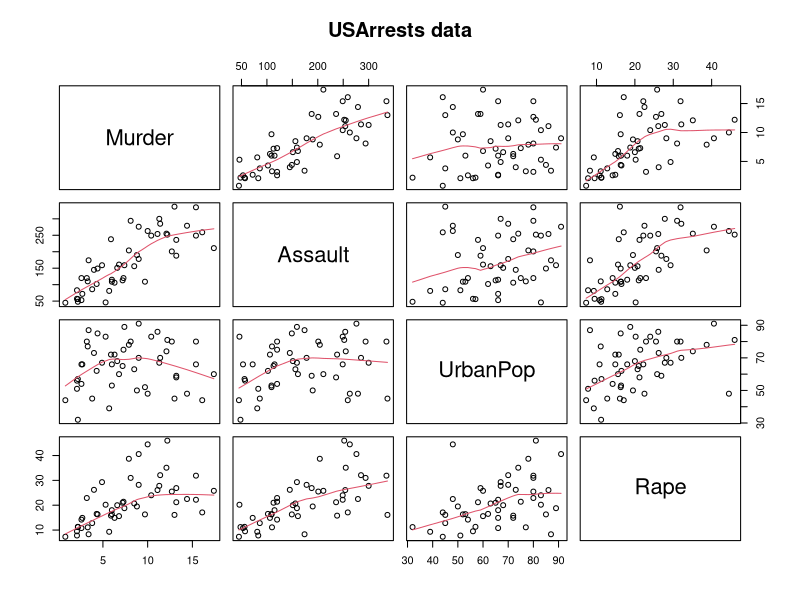
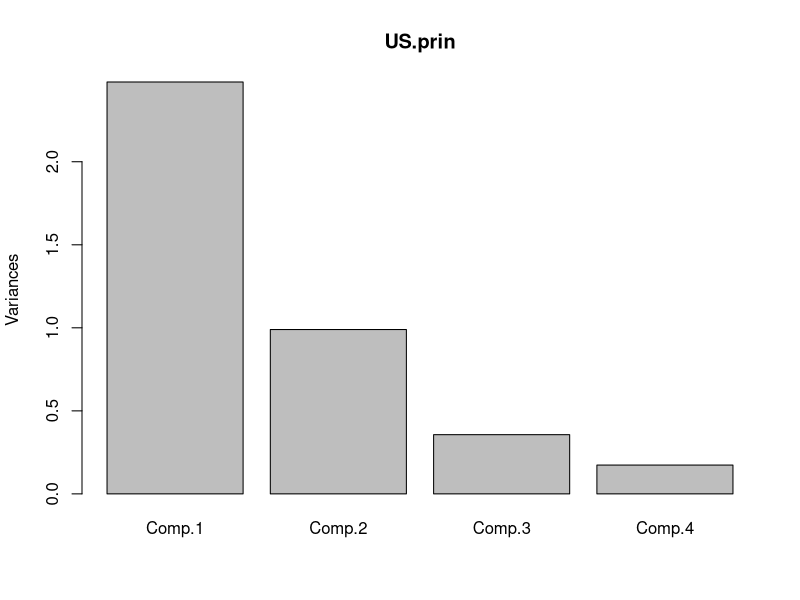
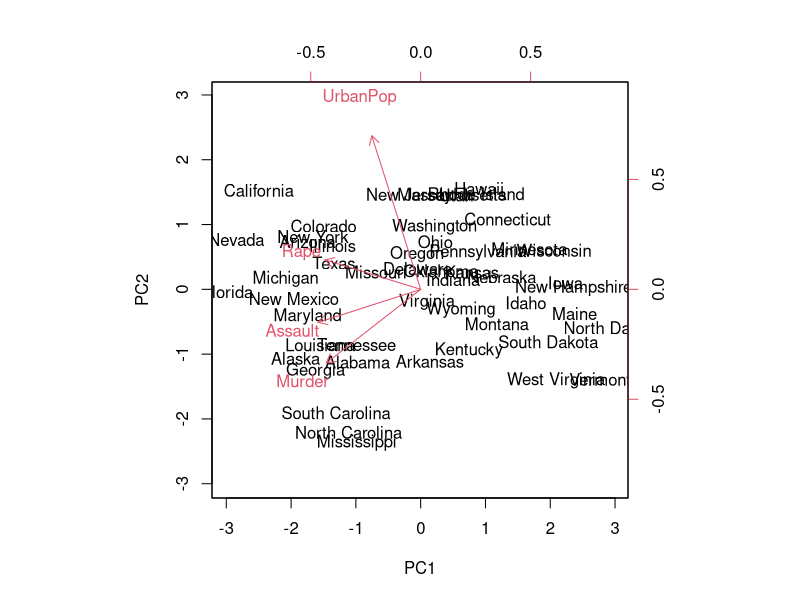

These charts were generated, in order, by the following R code:

#===============================================================================================================
# 주성분분석 Principal Component Analysis
# 서로 상관성이 높은 변수들의 선형 결합 -> 데이터 요약, 축소
# 
# ※ 요인분석 Factor Analysis
# 두 개 이상 변수에 잠재된 공통인자를 찾아내는 기법
#
# 주성분분석 vs 요인분석
# 공통점 : 데이터 축소에 활용
# 차이점
# 1) 생성된 변수 수
#    요인 : 변수 무한 생성 가능
#    주성분 : 보통 1~3개 생성
# 2) 생성된 변수 이름
#    요인 : 요인의 이름 명명
#    주성분 : 제1주성분, 제2주성분 등
# 3) 생성된 변수들 간의 관계
#    요인 : 변수 간 대등한 관계 (분류/예측에 다음 단계에 사용되면 중요성 의미 부여)
#    주성분 : 제1주성분이 가장 중요
# 4) 분석 방법 의미
#    요인 : 변수들을 비슷한 성격들로 묶어 새로운 [잠재]변수 생성
#    주성분 : 목표 변수를 잘 예측/분류하기 위해 선형 결합으로 이루어진 주성분 발굴
#
# scree plot
# 보통 누적기여율 cumulative proportion 85% 이상이면 주성분의 수로 결정
#===============================================================================================================

# USArrests dataset
# 1973년 미국 50개 주 10만명 당 체포된 세 가지 강력범죄수 (assault, murder, rape)
# & 각 주마다 도시에 거주하는 인구 비율

# 변수 간 척도 차이가 크니 상관행렬 사용해 분석
# 특이치 분해를 사용하는 경우 자료 행렬의 각 변수의 평균과 제곱의 합이 1로 표준화되었다고 가정

library(datasets)
data(USArrests)

# panel.smooth : 각 그래프 안에 빨간 추세선 추가
pairs(USArrests, panel=panel.smooth, main="USArrests data")

# 결과
# Murder와 UrbanPop 비율 간 관련성이 작아 보임

US.prin <- princomp(USArrests, cor=TRUE)
summary(US.prin)
# Importance of components:
#   Comp.1    Comp.2    Comp.3     Comp.4
# Standard deviation     1.5748783 0.9948694 0.5971291 0.41644938
# Proportion of Variance 0.6200604 0.2474413 0.0891408 0.04335752
# Cumulative Proportion  0.6200604 0.8675017 0.9566425 1.00000000

# 결과
# 두 개의 주성분으로 86.8% 설명 가능

screeplot(US.prin, npcs=4, tpe="lines")

# 네 개의 변수가 각 주성분 Comp.1 ~ Comp.4에 기여하는 가중치 보기
loadings(US.prin)
# Loadings:
#           Comp.1 Comp.2 Comp.3 Comp.4
# Murder    0.536  0.418  0.341  0.649
# Assault   0.583  0.188  0.268 -0.743
# UrbanPop  0.278 -0.873  0.378  0.134
# Rape      0.543 -0.167 -0.818       
# 
#                 Comp.1 Comp.2 Comp.3 Comp.4
# SS loadings      1.00   1.00   1.00   1.00
# Proportion Var   0.25   0.25   0.25   0.25
# Cumulative Var   0.25   0.50   0.75   1.00

# 결과
# 제1주성분에는 네 개 변수가 평균적으로 기여
# 제2주성분에는 (Murder, Assault)와 (UrbanPop, Rape) 계수 부호가 다름

# 각 주성분Comp.1 ~ Comp.4의 선형식을 통해 각 지역(record) 별 결과 계산
US.prin$scores

# 제 1-2주성분에 의한 행렬도
arrests.pca <- prcomp(USArrests, center=TRUE, scale=TRUE)
biplot(arrests.pca, scale=0)

# 결과
# 조지아, 메릴랜드, 뉴멕시코 : 폭행, 살인 비율이 상대적으로 높음
# 미시간, 텍사스 : 강간 비율 높음
# 콜로라도, 캘리포니아, 뉴저지 : 도시에 거주하는 인구 비율이 높음
# 아이다호, 뉴햄프셔, 아이오와 : 도시에 거주하는 인구 비열 낮음 & 3대 강력범죄도 낮음
